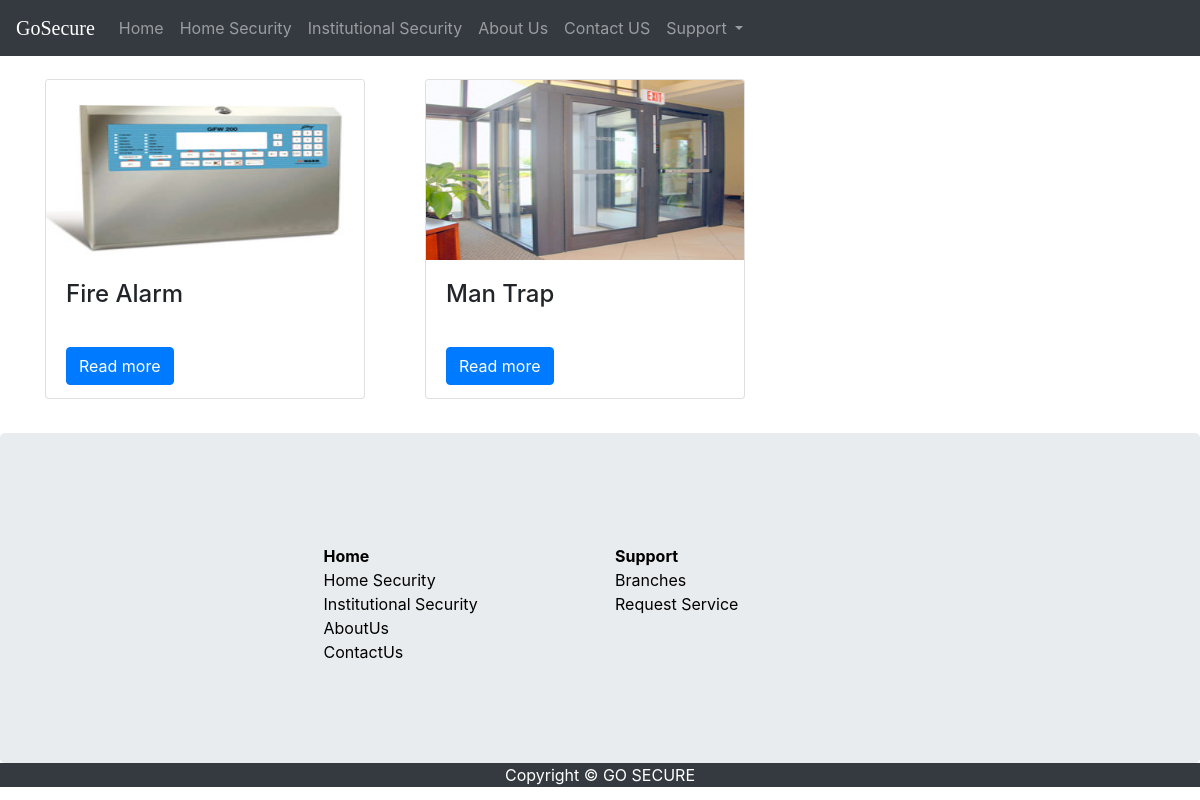
The app's page /GoSecure/InstProduct.php with its own data.
### tables this page shows
CREATE TABLE IF NOT EXISTS `products` (
`pid` int(10) unsigned NOT NULL,
  `pname` varchar(50) NOT NULL,
  `pcat` varchar(50) NOT NULL,
  `pinfo` varchar(500) NOT NULL,
  `pimage` varchar(100) NOT NULL
);

### GoSecure/InstProduct.php (the view, shortened to what this page needs)
<!doctype html>
<html lang="en">
  <head>
    <link rel="stylesheet" href="https://maxcdn.bootstrapcdn.com/bootstrap/4.0.0-beta.2/css/bootstrap.min.css" >
  </head>
  <body>
    <nav class="navbar navbar navbar-expand-lg navbar-dark bg-dark">
  <a class="navbar-brand" href="#"><font face="Lucida Handwriting"> GoSecure </font></a>
  <div class="collapse navbar-collapse" id="navbarNavDropdown">
    <ul class="navbar-nav">
      <li class="nav-item">
        <a class="nav-link" href="index.php">Home <span class="sr-only">(current)</span></a>
      </li>
      <li class="nav-item">
        <a class="nav-link" href="product.php">Home Security</a>
      </li>
      <li class="nav-item">
        <a class="nav-link" href="InstProduct.php">Institutional Security</a>
      </li>
	   <li class="nav-item">
        <a class="nav-link" href="AboutUs.html">About Us</a>
      </li>
	   <li class="nav-item">
        <a class="nav-link" href="contactus.html">Contact US</a>
      </li>
      <li class="nav-item dropdown">
        <a class="nav-link dropdown-toggle" href="#" id="navbarDropdownMenuLink" data-toggle="dropdown" aria-haspopup="true" aria-expanded="false">
         Support
        </a>
      </li>
    </ul>
  </div>
</nav>
		<div class="container">
			<div class="row">
		<?php
		$con=mysqli_connect("localhost","root","","bhavik");
		$query=mysqli_query($con,"select * from products where pcat='Ins'");
		while($row=mysqli_fetch_array($query))
		{
		?>
			<div class="col-lg-4 col-md-6 col-sm-12 col-xs-12">
			<div class="card" style="width: 20rem; height:20rem;">
			  <img class="card-img-top" src="<?php echo $row['pimage']; ?>" alt="Card image cap" width="318" height="180">
  				<div class="card-body">
    			<h4 class="card-title"><?php echo $row["pname"]; ?></h4>
    			<a href="product_details.php?id=<?php echo $row["pid"]; ?>" class="btn btn-primary">Read more</a>
  				</div>
			</div>
				</div>
		<?php
			}
		?>
		</div>
	</div>
		<div class="jumbotron">
			<br>
			<div class=row>
			<div class=col>
			</div>
			<div class=col>
			<a href="index.php"><strong>Home</strong></a><br>
			<a href="product.php">Home Security<br></a>
			<a href="InstProduct.php">Institutional Security</a><br>
			<a href="AboutUs.html">AboutUs</a><br>
			<a href="contactus.html">ContactUs</a>
			</div>
			<div class=col>
			<a href=#><strong>Support</strong></a><br>
			<a href="branches.html">Branches</a><br>
			<a href="form.php">Request Service</a>
			</div>
				<div class=col>
			</div>
		</div>
</div>
<div id="bot" class="navbar-dark bg-dark">
		<center>Copyright &copy; GO SECURE</center>
	</div>
</body>
</html>

### GoSecure/InstProduct.php (style rules this page uses)
a { color:black; }
#bot { color: white; }
.jumbotron { position: relative; margin-bottom: 0; }
.row > .col,.col-lg-4,.col-md-6,.col-sm-12 { margin:2% 0% 3% 0%; }
.card > .card-body > a { display: block; position: absolute; bottom: 4%; }

### records on screen
products: pimage (picture), pname "Fire Alarm"
products: pimage (picture), pname "Man Trap"
